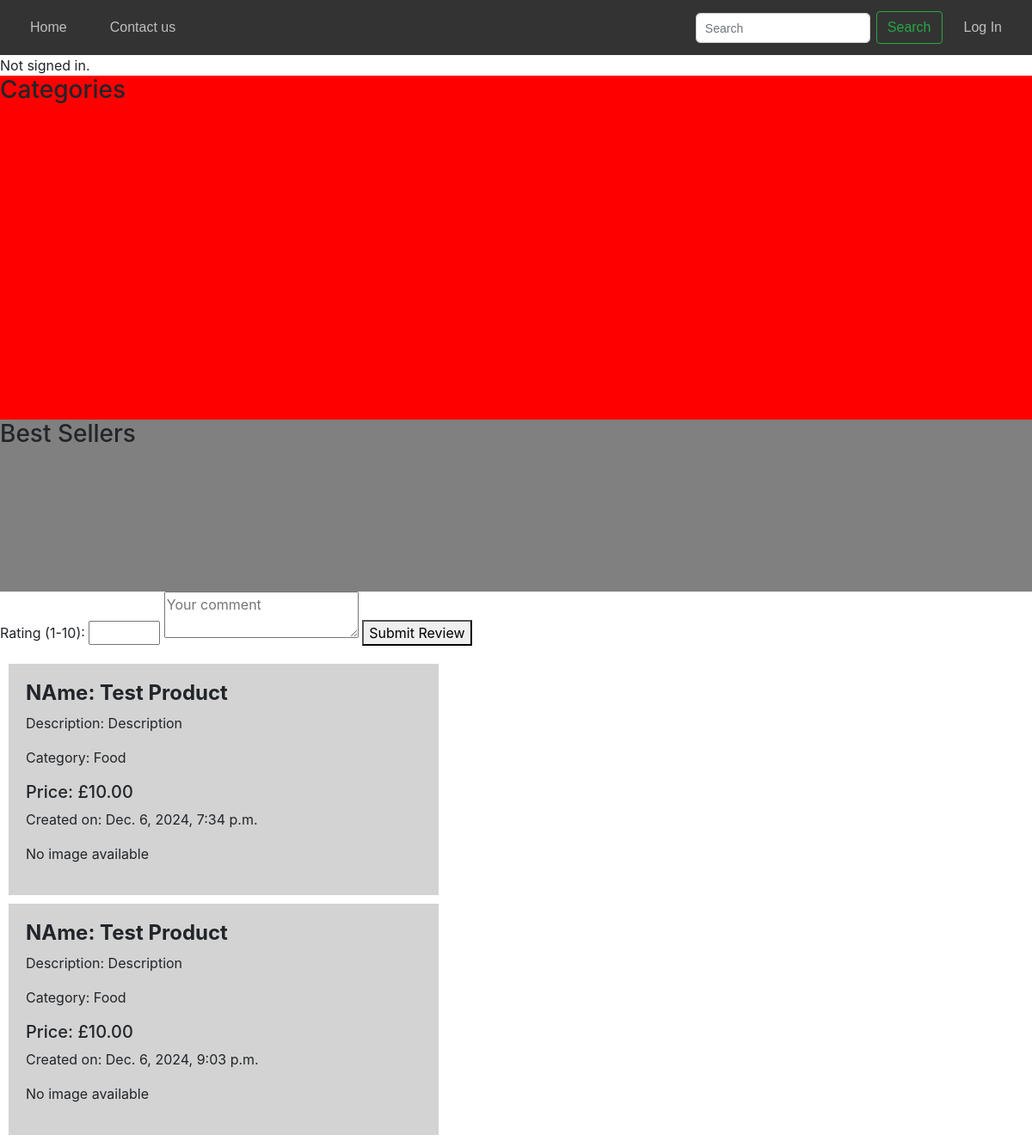
Before: / (upper part) with the older database file.
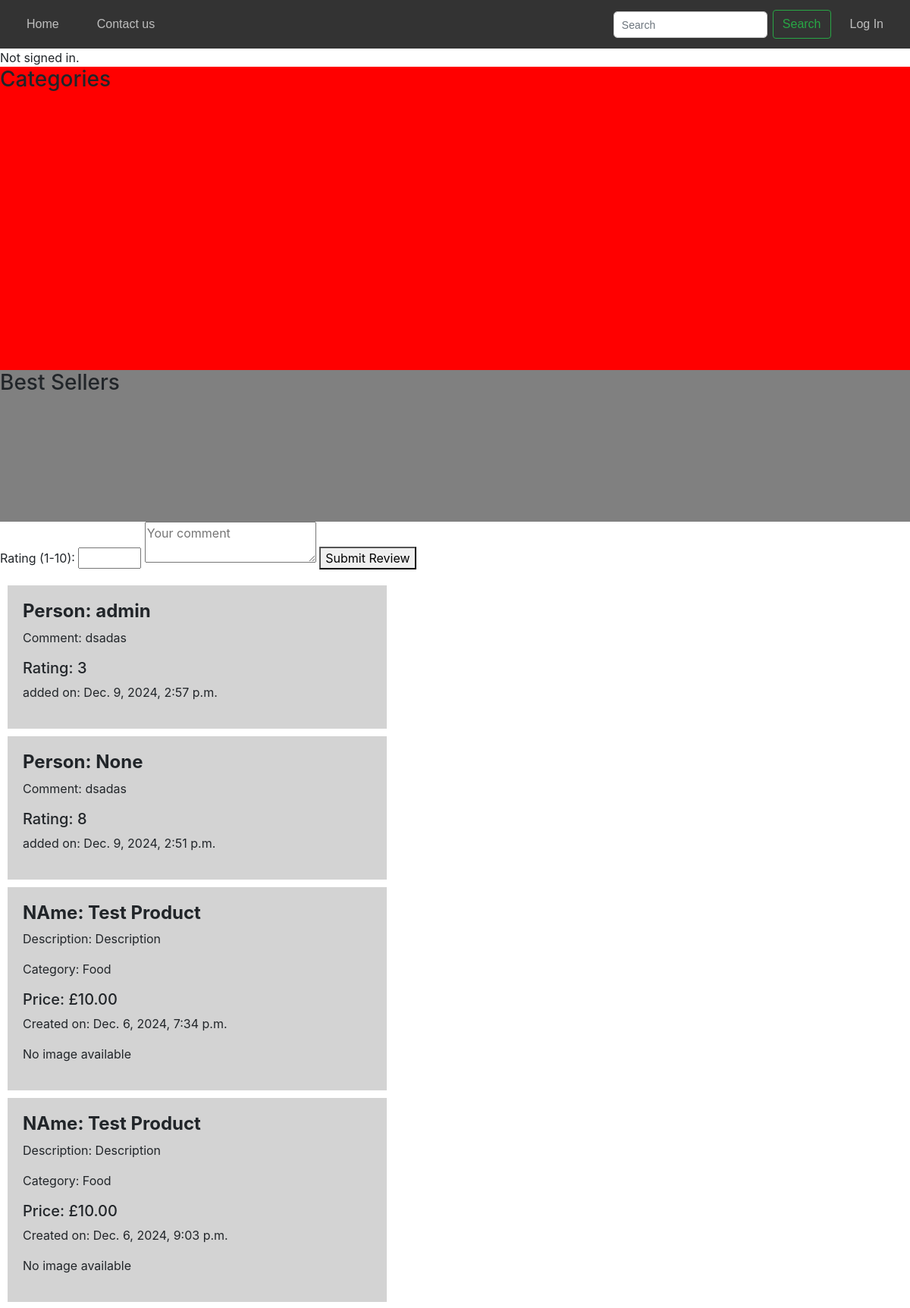
After: the same page with the newer database file.
### rest_mng/models.py (models this page shows)
class Product(models.Model):
    prod_name = models.CharField(max_length=15)
    prod_desc = models.CharField(max_length=255)
    price = models.DecimalField(max_digits=10, decimal_places=2)
    category = models.CharField(max_length=50, choices=[('Soft Drink', 'Soft Drink'), ('Alcohol Drink', 'Alcohol Drink'), ('Food', 'Food'),('Desert', 'Desert')], default='N/A')
    date = models.DateTimeField(auto_now_add=True)
    in_stock = models.BooleanField(default=True)
    image = models.ImageField(upload_to='images/', blank=True, null=True)
    favorite = models.ManyToManyField(User, blank= True,  related_name="favorite")

class Reviews(models.Model):
    rating = models.IntegerField(
        validators=[
            MinValueValidator(1),
            MaxValueValidator(10)
        ]
    )
    person = models.ForeignKey(User, on_delete = models.CASCADE, blank=True, null=True, related_name="person")
    date = models.DateTimeField(auto_now_add=True, null=True, blank=True)
    comment = models.TextField(blank=True, null=True)

class User(AbstractUser):
    pass

### rest_mng/views.py (the view)
# urls.py: path('', views.index, name='index'),
def index(request):
    products = Product.objects.all()
    reviews = Reviews.objects.order_by('-date')
    return render(request, 'rest_mng/index.html',{
        'products':products,
        'reviews': reviews
    })

### rest_mng/templates/rest_mng/index.html (shortened to what this page needs)
{% extends "rest_mng/layout.html" %}
{% load static %}
{% block body %}
        <div>
            {% if user.is_authenticated %}
                Signed in as <strong>{{ user.username }}</strong>.
            {% else %}
                Not signed in.
            {% endif %}
        </div>
   <div id="categories">  <h3> Categories </h3>
   </div>
   <div id="best_sellers"><h3>Best Sellers</h3></div>
    <form id="review-form" method="post" action="{% url 'add_review' %}">
    <label for="rating">Rating (1-10):</label>
    <input type="number" id="rating" name="rating" min="1" max="10" required>
    <textarea name="comment" placeholder="Your comment"></textarea>
    <button type="submit">Submit Review</button>
    </form>
    {% for review in reviews %}
    <div class="product">
        <h4><strong>Person: {{ review.person }}</strong></h4>
        <p>Comment: {{ review.comment }}</p>
        <h5>Rating: {{ review.rating }}</h5>
        <p >added on: {{ review.date }}</p>
    </div>
    {% endfor %}
{% for product in products%}
<div class="product">
    <h4><strong>NAme: {{ product.prod_name }}</strong></h4>
    <p>Description: {{ product.prod_desc }}</p>
    <p>Category: {{ product.category }}</p>
    <h5>Price: £{{ product.price }}</h5>
    <p >Created on: {{ product.date }}</p>
    {% if product.image %}
    <img src="{{ product.image.url }}" alt="Product Image" class="prod_img">
    {% else %}
        <p>No image available</p>
    {% endif %}
</div>
{% endfor %}
{% endblock %}

Changed rows visible on the page:
added Reviews: person "admin", comment "dsadas", rating "3", date "Dec. 9, 2024, 2:57 p.m."
added Reviews: person "None", comment "dsadas", rating "8", date "Dec. 9, 2024, 2:51 p.m."
